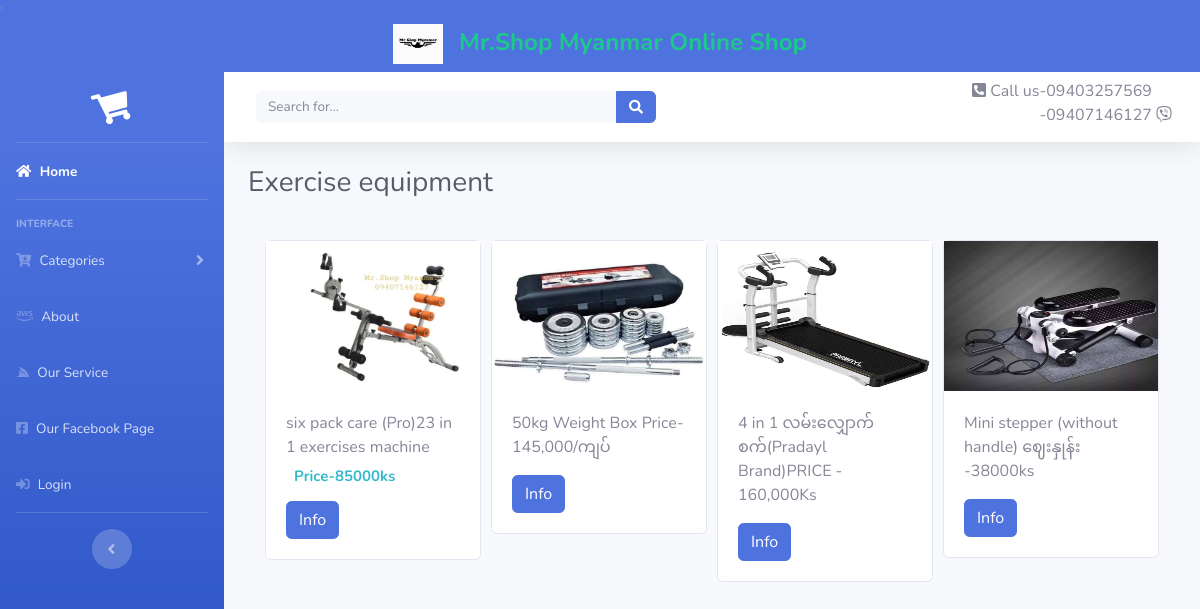
Page /ex_eq.php on the committed database.
### tables this page shows
CREATE TABLE `categories` (
  `id` int(12) NOT NULL,
  `name` varchar(255) NOT NULL,
  `price` varchar(255) NOT NULL,
  `description` varchar(255) NOT NULL,
  `photo` varchar(255) NOT NULL
);

### ex_eq.php (the view, shortened to what this page needs)
'<!DOCTYPE html>
<html lang="en">
<head>
  <link href="vendor/fontawesome-free/css/all.min.css" rel="stylesheet" type="text/css">
  <link href="css/sb-admin-2.min.css" rel="stylesheet">
  <link rel="stylesheet" type="text/css" href="css/style.css">
  <link rel="stylesheet" type="text/css" href="css/ownstyle.css">
</head>
<body id="page-top" class="bg-gradient-primary">
<div class="">
   <h4 class="sidebar-brand-text mx-3 text-center font-weight-bold text-success">
   <img src="img/logo1.jpg" class="mr-3" style="width: 50px; height: 40px;">Mr.Shop Myanmar Online Shop</h4></div>
  <div id="wrapper">
    <ul class="navbar-nav bg-gradient-primary sidebar sidebar-dark accordion" id="accordionSidebar">
      <a class="sidebar-brand d-flex align-items-center justify-content-center" href="index.php">
        <div class="sidebar-brand-icon rotate-n-15">
          <i class="fas fa-shopping-cart"></i>
        </div>
      </a>
      <hr class="sidebar-divider my-0">
      <li class="nav-item active">
        <a class="nav-link" href="index.php">
          <i class="fas fa-home"></i>
          <span>Home</span></a>
      </li>
      <hr class="sidebar-divider">
      <div class="sidebar-heading">
        Interface
      </div>
      <li class="nav-item">
        <a class="nav-link collapsed" href="#" data-toggle="collapse" data-target="#collapseTwo" aria-expanded="true" aria-controls="collapseTwo">
          <i class="fas fa-cart-arrow-down"></i>
          <span>Categories</span>
        </a>
      </li>
      <li class="nav-item">
        <a class="nav-link collapsed" href="about.php"  aria-expanded="true" aria-controls="collapseTwo">
          <i class="fab fa-aws"></i>
          <span>About</span>
        </a>
      </li>
      <li class="nav-item">
        <a class="nav-link collapsed" href="service.php"  aria-expanded="true" aria-controls="collapseTwo">
          <i class="fab fa-servicestack"></i>
          <span>Our Service</span>
        </a>
      </li>
      <li class="nav-item">
        <a class="nav-link collapsed" href="https://www.facebook.com/Goldenmyanmarby2020"  aria-expanded="true" aria-controls="collapseTwo">
         <i class="fab fa-facebook-square"></i>
          <span>Our Facebook Page</span>
        </a>
      </li>
      <li class="nav-item">
        <a class="nav-link collapsed" href="login.php"  aria-expanded="true" aria-controls="collapseTwo">
          <i class="fas fa-sign-in-alt"></i>
          <span>Login</span>
        </a>
      </li>
      <hr class="sidebar-divider d-none d-md-block">
      <div class="text-center d-none d-md-inline">
        <button class="rounded-circle border-0" id="sidebarToggle"></button>
      </div>
    </ul>
    <div id="content-wrapper" class="d-flex flex-column">
      <div id="content">
        <nav class="navbar navbar-expand navbar-light bg-white topbar mb-4 static-top shadow">
          <form action="search.php" method="POST" class="d-none d-sm-inline-block form-inline mr-auto ml-md-3 my-2 my-md-0 mw-100 navbar-search">
            <div class="input-group">
              <input type="text" name="search" class="form-control bg-light border-0 small" placeholder="Search for..." aria-label="Search" aria-describedby="basic-addon2">
              <div class="input-group-append">
                <button class="btn btn-primary" name="submit-search" type="">
                  <i class="fas fa-search fa-sm"></i>
                </button>
              </div>
            </div>
          </form>
          <ul class="navbar-nav ml-auto">
            <div class="container mt-2">
                <div class="row">
                <p> <i class="fas fa-phone-square-alt"></i> Call us </p>
                <p>-09403257569<br>-09407146127  <i class="fab fa-viber"></i></p>
                  </div>
            </div>
          </ul>
        </nav>
        <div class="container-fluid">
          <div class="d-sm-flex align-items-center justify-content-between mb-4">
            <h1 class="h3 mb-0 text-gray-800">Exercise equipment</h1>
          </div>
  <div class="container ">
    <div class="row">
<?php
include ('db.php');
$sql ="select * from categories";
$res = mysqli_query($con,$sql);
while ($row = mysqli_fetch_assoc($res)) {
  $id = $row['id'];
  $name= $row['name'];
  $price= $row['price'];
  $photo = $row['photo'];
echo "<div class='col-md-3 col-sm-6 mt-3'>";
      echo "<div class='card card-block mr-2>'";
      echo "<div id='img_div'>";
        echo "<img  src='Photo/".$photo."'> ";
   echo "<div class='card-body'>";
        echo "<h5class='card-title mt-5 mb-3 ml-2'>".$name."</a></h5>";
        echo "<h5 class='card-title mt-2 font-weight-bold text-info mb-3 ml-2'>".$price."</h5>";
        echo "<a href='info00.php?id=$id' class='btn btn-primary text-white'>Info</a>";
            echo "</div>";
          echo "</div>";
        echo "</div>";
}
?>
</div>
</div>
    </div>
</body>
</html>

### css/style.css (style rules this page uses)
img { height:150px; width:100%; }
div [class^="col-"] { padding-left:5px; padding-right:5px; }
.card { transition:0.5s; cursor:pointer; }
.card-title { font-size:15px; transition:1s; cursor:pointer; }
.card::before, .card::after { position: absolute; top: 0; right: 0; bottom: 0; left: 0; transform: scale3d(0, 0, 1); transition: transform .3s ease-out 0s; background: rgba(255, 255, 255, 0.1); content: ''; pointer-events: none; }
.card::before { transform-origin: left top; }
.card::after { transform-origin: right bottom; }

### rows in the picture
categories: photo (picture), name "six pack care (Pro)23 in 1 exercises machine", price "Price-85000ks"
categories: photo (picture), name "50kg Weight Box Price- 145,000/ကျပ်"
categories: photo (picture), name "4 in 1 လမ်းလျှောက်စက်(Pradayl Brand)PRICE - 160,000Ks"
categories: photo (picture), name "Mini stepper (without handle) ဈေးနှုန်း -38000ks"
